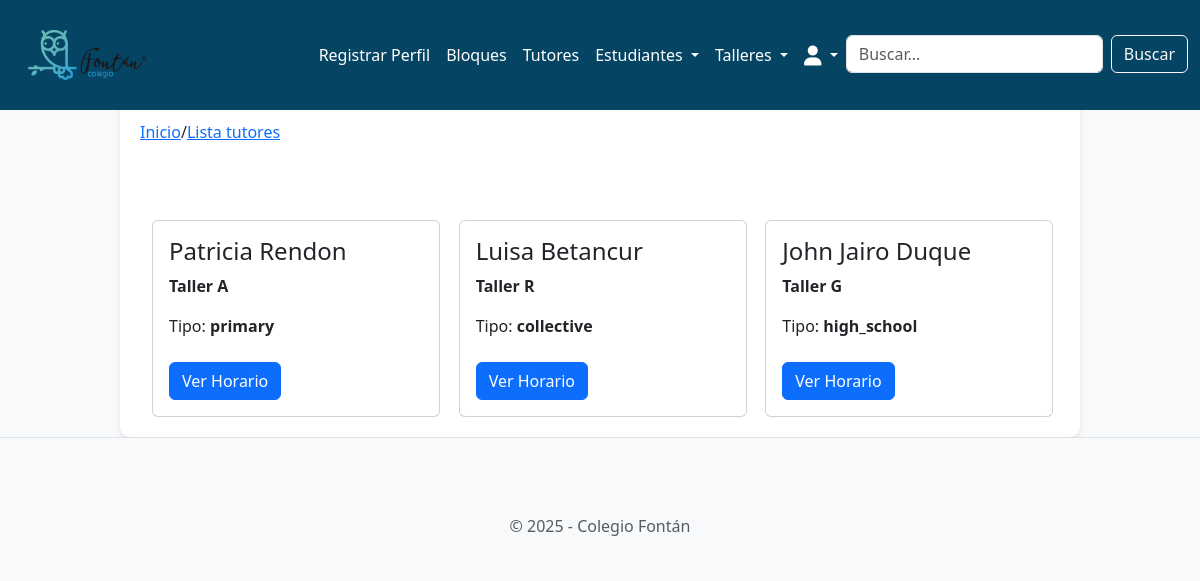
/tutors/show/ (signed in), run on an earlier commit of the app's database.
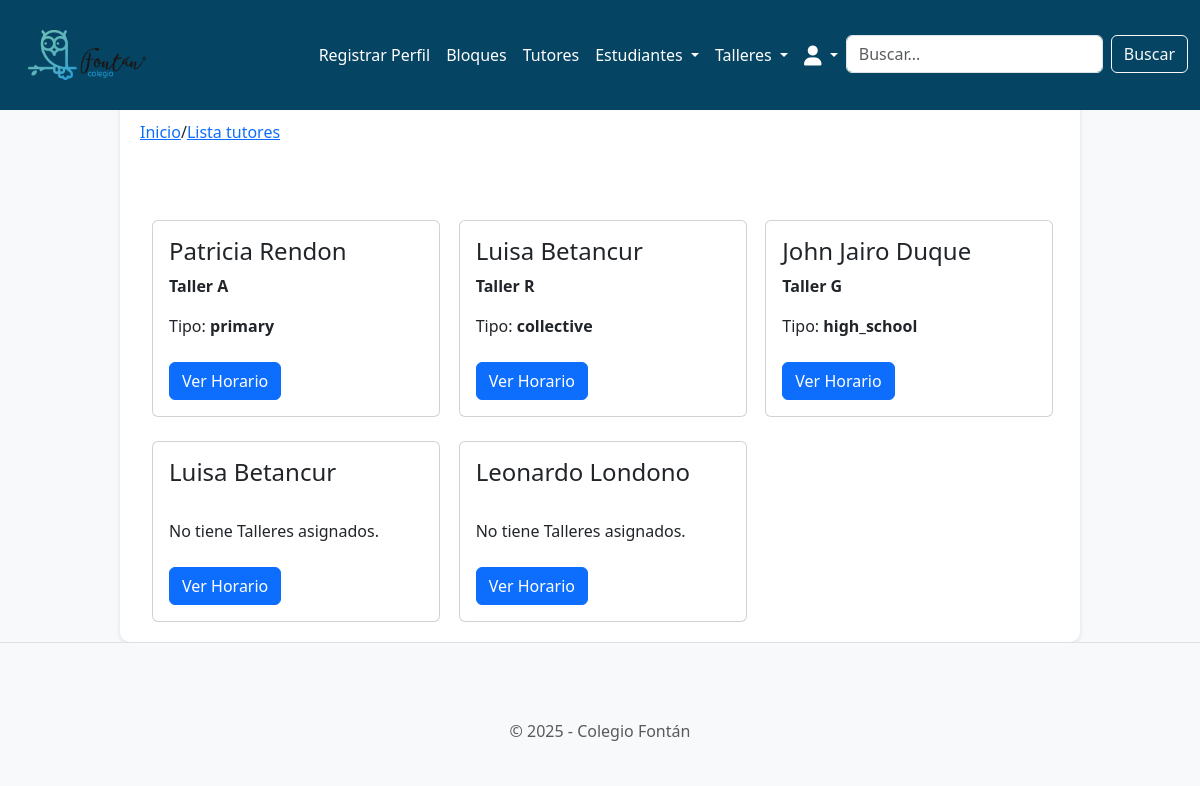
And on a later commit of the database.
### tutors/models.py (models this page shows, shortened)
class Tutor(models.Model):
    tutor_id = models.AutoField(primary_key=True)
    user = models.OneToOneField(
        User,
        on_delete=models.CASCADE,
        related_name="tutor_profile"
    )
    student = models.ForeignKey(
        Student,
        on_delete=models.SET_NULL,
        null=True,
        blank=True
    )

### workshops/models.py (models this page shows, shortened)
class Workshop(models.Model):
    WORKSHOP_TYPES = [
        ('primary', 'Primaria'),
        ('high_school', 'Bachillerato'),
        ('collective', 'Colectivo'),
    ]
    workshop_id = models.AutoField(primary_key=True)
    name = models.CharField(max_length=100, unique=True)
    tutor = models.ForeignKey(
        'tutors.Tutor',
        on_delete=models.SET_NULL,
        null=True,
        blank=True,
        related_name='workshops'  # Esta línea permite acceder a los talleres desde el tutor
    )
    max_capacity = models.IntegerField(default=25)
    type = models.CharField(
        max_length=20,
        choices=WORKSHOP_TYPES,
        default='primary'
    )

### tutors/views.py (the view)
# urls.py: path('show/', views.show_tutors, name='tutors.show_tutors'),
def show_tutors(request):
    query = request.GET.get('query', '').strip()  # Elimina espacios en blanco en la búsqueda
    workshops = Workshop.objects.all()
    if query:
        tutors = Tutor.objects.filter(
            Q(user__username__icontains=query) |
            Q(user__first_name__icontains=query) |
            Q(user__last_name__icontains=query)
        )
    else:
        tutors = Tutor.objects.all()
    return render(request, 'tutors/show_tutors.html', {
        'workshops': workshops,
        'tutors': tutors,
        'query': query,
        'search_type': 'tutors',
    })

### tutors/templates/tutors/show_tutors.html (shortened to what this page needs)
{% extends 'base.html' %}
{% block breadcrumb %}
  <a href="{% url 'home.home' %}">Inicio</a>
  <span>/</span>
  <a href="{% url 'tutors.show_tutors' %}">Lista tutores</a>
{% endblock %}
{% load static %}
{% block content %}
<div class="container">
  <div class="row row-cols-1 row-cols-md-3 g-4">
    {% if query %}
      {% if tutors %}
        {% for tutor in tutors %}
        <div class="col">
          <div class="card" style="width: 18rem;">
            <div class="card-body">
              <h4 class="card-title">{{ tutor.user.first_name }} {{tutor.user.last_name }}</h5>
                <h5 class="card-text"><strong>{{ tutor.user.email}}</strong></h5>
                {% if tutor.workshops.count > 0 %}
                  {% for workshop in tutor.workshops.all %}
                    <p class="card-text"><strong>{{ workshop.name}}</strong>
                  {% endfor %}
                {% else %}
                  <br>No tiene Talleres asignados.
                {% endif %}
              <br>
              <br>
              <a href="{% url 'tutor_schedule' tutor_id=tutor.tutor_id %}" class="btn btn-primary">Ver Horario</a>
            </div>
          </div>
        </div>
        {% endfor %}
      {% else %}
        <div class="col">
          <h2>No se encontraron resultados para "{{ query }}"</h2>
        </div>
      {% endif %}
    {% else %}
      {% for tutor in tutors %}
      <div class="col">
        <div class="card" style="width: 18rem;">
          <div class="card-body">
            <h4 class="card-title">{{ tutor.user.first_name }} {{tutor.user.last_name }}</h5>
              {% if tutor.workshops.count > 0 %}
                {% for workshop in tutor.workshops.all %}
                  <p class="card-text"><strong>{{ workshop.name}}</strong>
                  <p class="card-text">Tipo: <strong>{{ workshop.type}}</strong>
                {% endfor %}
              {% else %}
                <br>No tiene Talleres asignados.
              {% endif %}
            <br>
            <br>
            <a href="{% url 'tutor_schedule' tutor_id=tutor.tutor_id %}" class="btn btn-primary">Ver Horario</a>
          </div>
        </div>
      </div>
      {% endfor %}
    {% endif %}
  </div>
</div>
{% endblock %}

What changed in the data, as far as the page shows it:
added Tutor: user.first_name "Luisa", user.last_name "Betancur", shows "No tiene Talleres asignados."
added Tutor: user.first_name "Leonardo", user.last_name "Londono", shows "No tiene Talleres asignados."
